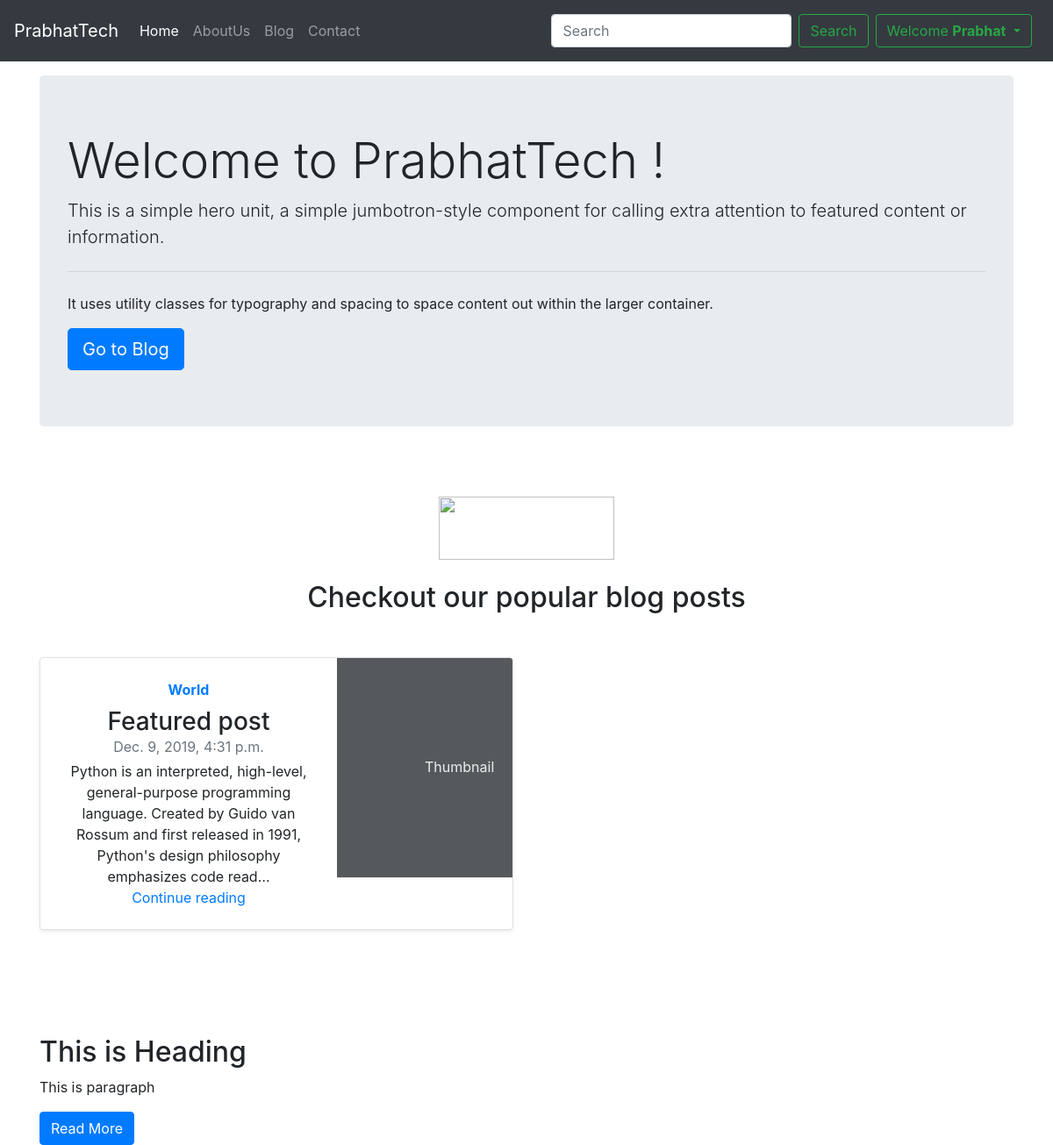
The app's page / (signed in) with its own data.
### blog/models.py (models this page shows, shortened)
class Post(models.Model):
    sno = models.AutoField(primary_key=True)
    title = models.CharField(max_length=500)
    content = models.TextField()
    author = models.CharField(max_length=100)
    slug =  models.CharField(max_length=130)
    timestamp = models.DateTimeField()

### home/views.py (the view)
# urls.py: path('', views.home , name="home"),
def home(request):
    allPosts = Post.objects.all().filter(sno=1)
    allPosts = Post.objects.all().filter(sno=2)
    context = {'allPosts' : allPosts}
    return render(request,'home/home.html', context)

### templates/home/home.html (shortened to what this page needs)
{% extends 'base.html' %}
{% block homeactive %} active {% endblock %}
{% block body %}
<div class="container my-3">
<div class="jumbotron">
  <h1 class="display-4">Welcome to PrabhatTech !</h1>
  <p class="lead">This is a simple hero unit, a simple jumbotron-style component for calling extra attention to featured content or information.</p>
  <hr class="my-4">
  <p>It uses utility classes for typography and spacing to space content out within the larger container.</p>
  <a class="btn btn-primary btn-lg" href="/blog" role="button">Go to Blog</a>
</div>
</div>
<div class="container">
<div class="py-5 text-center">
    <img class="d-block mx-auto mb-4" width="200px" src="https://3.bp.blogspot.com/-VBwU9SiQ-H0/W_2PoI_3g8I/AAAAAAAACuo/0QanHBgRjQQPRMy9sAGJNKjNJ7PoEe3ZwCK4BGAYYCw/s1600/Edit%2B%25283%2529.png" alt="" width="72" height="72">
    <h2>Checkout our popular blog posts </h2>
    {% for post in allPosts %}
    <div class="row mb-2 my-5">
    <div class="col-md-6">
      <div class="row no-gutters border rounded overflow-hidden flex-md-row mb-4 shadow-sm h-md-250 position-relative">
        <div class="col p-4 d-flex flex-column position-static">
          <strong class="d-inline-block mb-2 text-primary">World</strong>
          <h3 class="mb-0">Featured post</h3>
          <div class="mb-1 text-muted">{{post.timestamp}}</div>
          <p class="card-text mb-auto">{{post.content | truncatechars:180}}</p>
          <a href="/blog/{{post.slug}}" class="stretched-link">Continue reading</a>
        </div>
        <div class="col-auto d-none d-lg-block">
          <svg class="bd-placeholder-img" width="200" height="250" xmlns="http://www.w3.org/2000/svg" preserveAspectRatio="xMidYMid slice" focusable="false" role="img" aria-label="Placeholder: Thumbnail"><title>Placeholder</title><rect width="100%" height="100%" fill="#55595c"></rect><text x="50%" y="50%" fill="#eceeef" dy=".3em">Thumbnail</text></svg>
        </div>
      </div>
    </div>
      </div>
       {% endfor %}
    </div>
  </div>
<div class="container">
<h2>This is Heading </h2>
<p>This is paragraph</p>
<button class="btn btn-primary">Read More</button>
</div>
{% endblock body %}

### templates/base.html (shortened to what this page needs)
<!DOCTYPE html>
<html lang="en">
<head>
  <link rel="stylesheet" href="https://stackpath.bootstrapcdn.com/bootstrap/4.4.1/css/bootstrap.min.css"
>
</head>
<body>
  <nav class="navbar navbar-expand-lg navbar-dark bg-dark">
    <a class="navbar-brand" href="/">PrabhatTech</a>
    <div class="collapse navbar-collapse" id="navbarSupportedContent">
      <ul class="navbar-nav mr-auto">
        <li class="nav-item {% block homeactive %}
            {% endblock homeactive %}">
          <a class="nav-link" href="/">Home <span class="sr-only">(current)</span></a>
        </li>
        <li class="nav-item {% block aboutactive %}
            {% endblock aboutactive %}">
          <a class="nav-link" href="/about">AboutUs</a>
        </li>
        <li class="nav-item  {% block blogactive %}
            {% endblock blogactive %} ">
          <a class="nav-link" href="/blog">Blog</a>
        </li>
        <li class="nav-item {% block contactactive %}
            {% endblock contactactive %}">
          <a class="nav-link" href="/contact">Contact</a>
        </li>
      </ul>
      <div class="ml-auto form-inline">
        <form class="form-inline my-2 my-lg-0" method="get" action="/search">
          <input class="form-control mr-sm-2" name="query" id="search" type="search" placeholder="Search"
            aria-label="Search">
          <button class="btn btn-outline-success my-2 " type="submit">Search</button>
        </form>
        {% if user.is_authenticated %}
        <div class="dropdown">
          <button class="btn btn-outline-success dropdown-toggle my-2 mx-2" type="button" id="dropdownMenuButton" data-toggle="dropdown"
            aria-haspopup="true" aria-expanded="false">
            Welcome <b>{{request.user |title }}</b>
          </button>
        </div>
        {% endif %}
      </div>
  </nav>
  {% block body %}
  {% endblock body %}
</body>
</html>

### records on screen
Post: timestamp "Dec. 9, 2019, 4:31 p.m.", content "Python is an interpreted, high-level, general-purpose programming language. Created by Guido van Rossum and first released in 1991, Python's design philosophy emphasizes code read…"

### other values on screen
{{ request.user |title }} "Prabhat"
